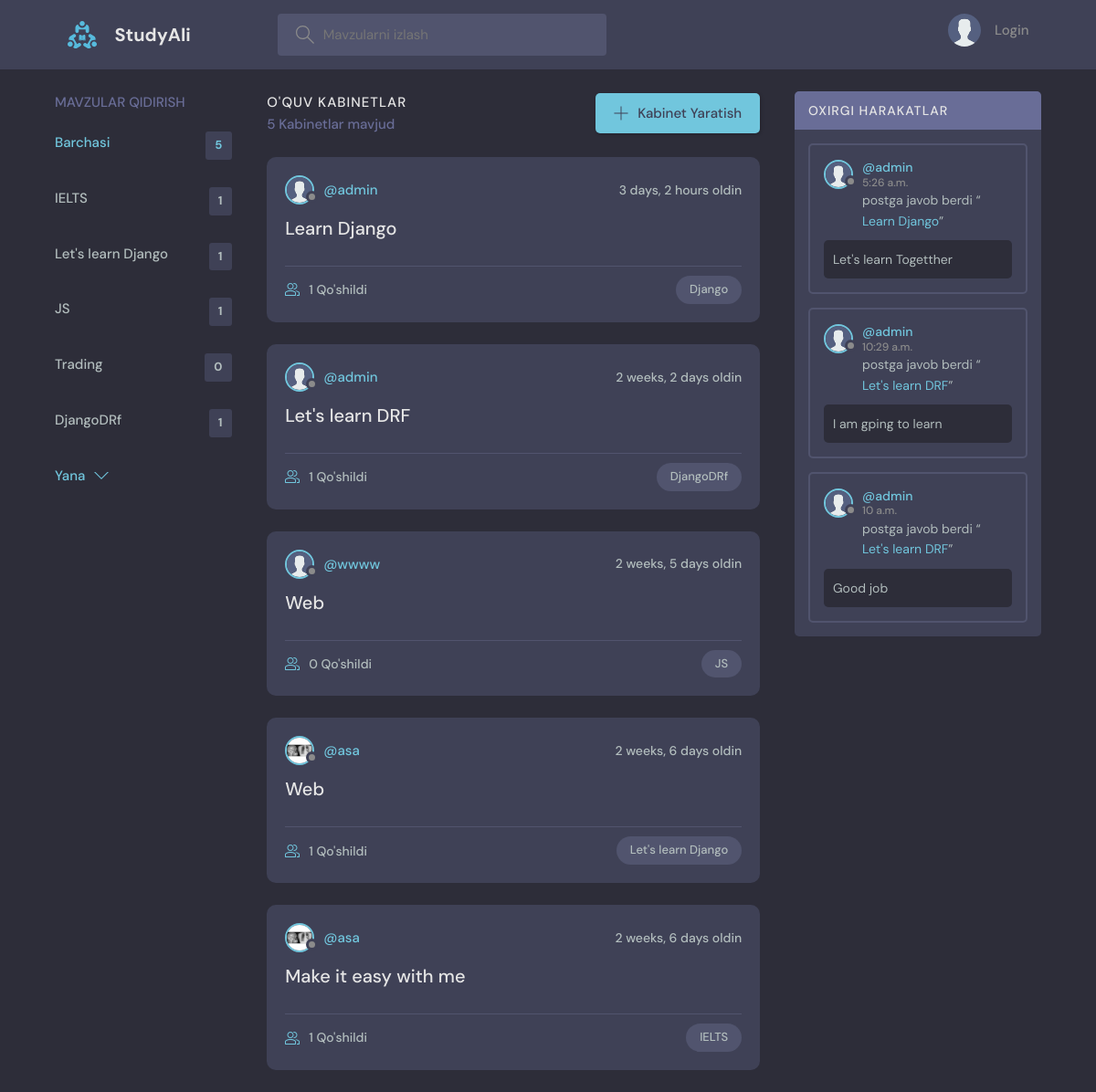
The page / on the database its author committed.
### base/models.py (models this page shows, shortened)
class Topic(models.Model):
    name = models.CharField(max_length=200)

class Room(models.Model):
    host = models.ForeignKey(User, on_delete=models.SET_NULL, null=True)
    topic = models.ForeignKey(Topic, on_delete=models.SET_NULL, null=True)
    name = models.CharField(max_length=200)
    description = models.TextField(null=True, blank=True)
    participants = models.ManyToManyField(User, related_name='participants', blank=True)
    updated = models.DateTimeField(auto_now=True)
    created = models.DateTimeField(auto_now_add=True)
    class Meta:
        ordering = ['-updated', '-created']
    def __str__(self):
        return self.name

class User(AbstractUser):
    name = models.CharField(max_length=200, null=True)
    email = models.EmailField(unique=True, null=True)
    bio = models.TextField(null=True)
    avatar = models.ImageField(null=True, default="avatar.svg")

class Message(models.Model):
    user = models.ForeignKey(User, on_delete=models.CASCADE)
    room = models.ForeignKey(Room, on_delete=models.CASCADE)
    body = models.TextField()
    updated = models.DateTimeField(auto_now=True)
    created = models.DateTimeField(auto_now_add=True)
    class Meta:
        ordering = ['-updated', '-created']

### base/views.py (the view)
# urls.py: path('', views.home, name="home"),
def home(request):
    q = request.GET.get('q') if request.GET.get('q') != None else ''
    rooms = Room.objects.filter(
        Q(topic__name__icontains=q) |
        Q(name__icontains=q) |
        Q(description__icontains=q)
    )
    topics = Topic.objects.all()[0:5]
    room_count = rooms.count()
    room_messages = Message.objects.filter(
        Q(room__topic__name__icontains=q))[0:3]
    context = {'rooms': rooms, 'topics': topics,
               'room_count': room_count, 'room_messages': room_messages}
    return render(request, 'base/home.html', context)

### base/templates/base/home.html (shortened to what this page needs)
{% extends 'main.html' %}
{% block content %}
<main class="layout layout--3">
  <div class="container">
    {% include 'base/topics_component.html' %}
    <div class="roomList">
      <div class="roomList__header">
        <div>
          <h2>O'quv kabinetlar</h2>
          <p>{{room_count}} Kabinetlar mavjud</p>
        </div>
        <a class="btn btn--main" href="{% url 'create-room' %}">
          <svg version="1.1" xmlns="http://www.w3.org/2000/svg" width="32" height="32" viewBox="0 0 32 32">
            <title>qo'shish</title>
            <path
              d="M16.943 0.943h-1.885v14.115h-14.115v1.885h14.115v14.115h1.885v-14.115h14.115v-1.885h-14.115v-14.115z">
            </path>
          </svg>
          Kabinet Yaratish
        </a>
      </div>
      {% include 'base/feed_component.html' %}
    </div>
    {% include 'base/activity_component.html' %}
  </div>
</main>
{% endblock %}

### base/templates/base/topics_component.html
<div class="topics">
    <div class="topics__header">
        <h2>Mavzular Qidirish</h2>
    </div>
    <ul class="topics__list">
        <li>
            <a href="{% url 'home' %}" class="active">Barchasi <span>{{topics.count}}</span></a>
        </li>
        {% for topic in topics %}
        <li>
            <a href="{% url 'home' %}?q={{topic.name}}">{{topic.name}}<span>{{topic.room_set.all.count}}</span></a>
        </li>
        {% endfor %}
    </ul>
    <a class="btn btn--link" href="{% url 'topics' %}">
        Yana
        <svg version="1.1" xmlns="http://www.w3.org/2000/svg" width="32" height="32" viewBox="0 0 32 32">
            <title>chevron-down</title>
            <path d="M16 21l-13-13h-3l16 16 16-16h-3l-13 13z"></path>
        </svg>
    </a>
</div>

### base/templates/base/feed_component.html (shortened to what this page needs)
{% for room in rooms %}
<div class="roomListRoom">
    <div class="roomListRoom__header">
        <a href="{% url 'user-profile' room.host.id %}" class="roomListRoom__author">
            <div class="avatar avatar--small">
                <img src="{{room.host.avatar.url}}" />
            </div>
            <span>@{{room.host.username}}</span>
        </a>
        <div class="roomListRoom__actions">
            <span>{{room.created|timesince}} oldin</span>
        </div>
    </div>
    <div class="roomListRoom__content">
        <a href="{% url 'room' room.id %}">{{room.name}}</a>
    </div>
    <div class="roomListRoom__meta">
        <a href="{% url 'room' room.id %}" class="roomListRoom__joined">
            {{room.participants.all.count}} Qo'shildi
        </a>
        <p class="roomListRoom__topic">{{room.topic.name}}</p>
    </div>
</div>
{% endfor %}

### base/templates/base/activity_component.html (shortened to what this page needs)
<div class="activities">
    <div class="activities__header">
        <h2>Oxirgi Harakatlar</h2>
    </div>
    {% for message in room_messages %}
    <div class="activities__box">
        <div class="activities__boxHeader roomListRoom__header">
            <a href="{% url 'user-profile' message.user.id %}" class="roomListRoom__author">
                <div class="avatar avatar--small">
                    <img src="{{message.user.avatar.url}}" />
                </div>
                <p>
                    @{{message.user.username}}
                    <span>{{message.created|time}} </span>
                </p>
            </a>
        </div>
        <div class="activities__boxContent">
            <p>postga javob berdi “<a href="{% url 'room' message.room.id %}">{{message.room}}</a>”</p>
            <div class="activities__boxRoomContent">{{message.body}}</div>
        </div>
    </div>
    {% endfor %}
</div>

### rows shown on the page
Topic: name "IELTS", room_set.all.count "1"
Topic: name "Let's learn Django", room_set.all.count "1"
Topic: name "JS", room_set.all.count "1"
Topic: name "Trading", room_set.all.count "0"
Topic: name "DjangoDRf", room_set.all.count "1"
Room: host.avatar (placeholder picture), host.username "admin", created "3 days, 2 hours", name "Learn Django", participants.all.count "1", topic.name "Django"
Room: host.avatar (placeholder picture), host.username "admin", created "2 weeks, 2 days", name "Let's learn DRF", participants.all.count "1", topic.name "DjangoDRf"
Room: host.avatar (placeholder picture), host.username "wwww", created "2 weeks, 5 days", name "Web", participants.all.count "0", topic.name "JS"
Room: host.avatar (picture), host.username "asa", created "2 weeks, 6 days", name "Web", participants.all.count "1", topic.name "Let's learn Django"
Room: host.avatar (picture), host.username "asa", created "2 weeks, 6 days", name "Make it easy with me", participants.all.count "1", topic.name "IELTS"
Message: user.avatar (placeholder picture), user.username "admin", created "5:26 a.m.", room "Learn Django", body "Let's learn Togetther"
Message: user.avatar (placeholder picture), user.username "admin", created "10:29 a.m.", room "Let's learn DRF", body "I am gping to learn"
Message: user.avatar (placeholder picture), user.username "admin", created "10 a.m.", room "Let's learn DRF", body "Good job"

### other values the page prints
{{ topics.count }} "5"
{{ room_count }} "5"
